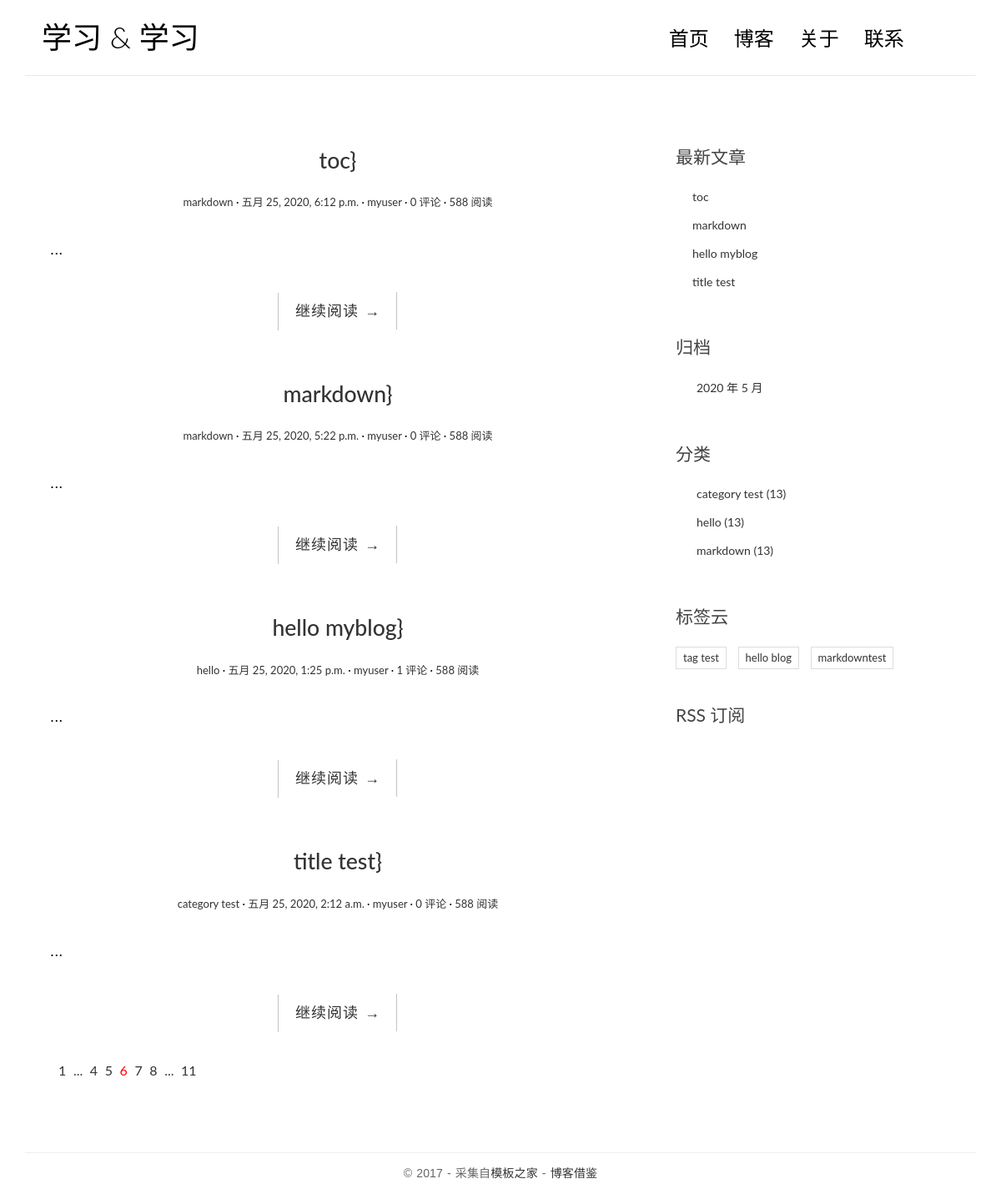
The page / on the database its author committed.
### blog/models.py (models this page shows, shortened)
class Post(models.Model):
    class Meta:
        verbose_name = "文章"
        verbose_name_plural = verbose_name
    def get_absolute_url(self):
        return reverse('blog:detail',kwargs={'pk':self.pk})
    title = models.CharField("标题",max_length=70)
    body = models.TextField('正文')
    created_time = models.DateTimeField('创建时间',default=timezone.now)
    modified_time = models.DateTimeField('修改时间',default=timezone.now)
    excerpt = models.CharField('摘要',max_length=200,blank=True)
    category = models.ForeignKey(Category,verbose_name="分类",on_delete=models.CASCADE)
    tags = models.ManyToManyField(Tag,verbose_name="标签",blank=True)
    author = models.ForeignKey(User,on_delete=models.CASCADE)

class Category(models.Model):
    class Meta:
        verbose_name = "分类"
        verbose_name_plural = verbose_name
    name = models.CharField(max_length=100)

class Tag(models.Model):
    name = models.CharField(max_length=100)
    class Meta:
        verbose_name = "标签"
        verbose_name_plural = verbose_name

### blog/views.py (the view)
# urls.py: path('',views.index,name="index"),
def index(request):
    post_list = Post.objects.all().order_by('-created_time')
    return render(request,'blog/index.html',
                  context={
                    'post_list':post_list
                  })

### blog/templatetags/blog_extras.py (called while the page is built)
@register.inclusion_tag('blog/inclusions/_recent_posts.html', takes_context=True)
def show_recent_posts(context,num=5):
    return {
        'recent_post_list':Post.objects.all().order_by('-created_time')[:num]
    }

@register.inclusion_tag('blog/inclusions/_archives.html', takes_context=True)
def show_archives(context):
    return {
        'date_list':Post.objects.dates('created_time','month',order='DESC'),
    }

@register.inclusion_tag('blog/inclusions/_categories.html', takes_context=True)
def show_categories(context):
    return {
        'category_list':Category.objects.all(),
    }

@register.inclusion_tag('blog/inclusions/_tags.html', takes_context=True)
def show_tags(context):
    return {
        'tag_list':Tag.objects.all(),
    }

### templates/blog/index.html
{% extends 'base.html' %}
{% block main %}
                {% for post in post_list %}
                <article class="post post-{{ post.pk }}">
                    <header class="entry-header">
                        <h1 class="entry-title">
                            <a href="{{ post.get_absolute_url}}">{{post.title}}}</a>
                        </h1>
                        <div class="entry-meta">
                            <span class="post-category"><a href="#">{{post.category.name}}</a></span>
                            <span class="post-date"><a href="#"><time class="entry-date"
                                                                      datetime="{{ post.created_time }}">{{ post.created_time }}</time></a></span>
                            <span class="post-author"><a href="#">{{ post.author }}</a></span>
                            <span class="comments-link"><a href="{{ post.get_absolute_url }}#comment-area">{{ post.comment_set.count }} 评论</a></span>
                            <span class="views-count"><a href="#">588 阅读</a></span>
                        </div>
                    </header>
                    <div class="entry-content clearfix">
                        <p>{{ post.excerpt }}...</p>
                        <div class="read-more cl-effect-14">
                            <a href="{{ post.get_absolute_url }}" class="more-link">继续阅读 <span class="meta-nav">→</span></a>
                        </div>
                    </div>
                </article>
                {% empty %}
                <div class="no-post">暂时还没有发布文章！</div>div>
                {% endfor %}
                <div class="pagination">
                    <ul>
                        <li><a href="">1</a></li>
                        <li><a href="">...</a></li>
                        <li><a href="">4</a></li>
                        <li><a href="">5</a></li>
                        <li class="current"><a href="">6</a></li>
                        <li><a href="">7</a></li>
                        <li><a href="">8</a></li>
                        <li><a href="">...</a></li>
                        <li><a href="">11</a></li>
                    </ul>
                </div>
{% endblock main %}

### templates/base.html (shortened to what this page needs)
{% load static %}
{% load blog_extras %}
<!DOCTYPE html>
<html>
<head>
    <link rel="stylesheet" href="{% static 'blog/css/bootstrap.min.css' %}">
    <link rel="stylesheet" href="http://code.ionicframework.com/ionicons/2.0.1/css/ionicons.min.css">
    <link rel="stylesheet" href="{% static 'blog/css/pace.css' %}">
    <link rel="stylesheet" href="{% static 'blog/css/custom.css' %}">
    <link href="https://cdn.bootcss.com/highlight.js/9.15.8/styles/github.min.css" rel="stylesheet">
</head>
<body>
<div class="container">
    <header id="site-header">
        <div class="row">
            <div class="col-md-4 col-sm-5 col-xs-8">
                <div class="logo">
                    <h1><a href="{% url 'blog:index' %}"><b>学习</b> &amp; 学习</a></h1>
                </div>
            </div>
            <div class="col-md-8 col-sm-7 col-xs-4">
                <nav class="main-nav" role="navigation">
                    <div class="collapse navbar-collapse" id="bs-example-navbar-collapse-1">
                        <ul class="nav navbar-nav navbar-right">
                            <li class="cl-effect-11"><a href="{% url 'blog:index' %}" data-hover="首页">首页</a></li>
                            <li class="cl-effect-11"><a href="full-width.html" data-hover="博客">博客</a></li>
                            <li class="cl-effect-11"><a href="about.html" data-hover="关于">关于</a></li>
                            <li class="cl-effect-11"><a href="contact.html" data-hover="联系">联系</a></li>
                        </ul>
                    </div>
                </nav>
            </div>
        </div>
    </header>
</div>
<div class="content-body">
    <div class="container">
        <div class="row">
            <main class="col-md-8">
                {% block main %}
                {% endblock main %}
            </main>
            <aside class="col-md-4">
                {% show_recent_posts %}
                {% show_archives %}
                {% show_categories %}
                {% show_tags %}
                <div class="rss">
                    <a href=""> RSS 订阅</a>
                </div>
            </aside>
        </div>
    </div>
</div>
<footer id="site-footer">
    <div class="container">
        <div class="row">
            <div class="col-md-12">
                <p class="copyright">&copy 2017 - 采集自<a href="http://www.cssmoban.com/"
                                                        target="_blank" title="模板之家">模板之家</a>
                    - <a href="http://zmrenwu.com/" title="网页模板" target="_blank">博客借鉴</a>
                </p>
            </div>
        </div>
    </div>
</footer>
</body>
</html>

### templates/blog/inclusions/_recent_posts.html (shortened to what this page needs)
<!DOCTYPE html>
<html lang="en">
<head>
</head>
<body>
        <div class="widget widget-recent-posts">
  <h3 class="widget-title">最新文章</h3>
  <ul>
    {% for post in recent_post_list %}
      <li>
        <a href="{{ post.get_absolute_url }}">{{ post.title }}</a>
      </li>
    {% empty %}
      暂无文章！
    {% endfor %}
  </ul>
</div>
</body>
</html>

### templates/blog/inclusions/_archives.html (shortened to what this page needs)
<!DOCTYPE html>
<html lang="en">
<head>
</head>
<body>
    <div class="widget widget-archives">
  <h3 class="widget-title">归档</h3>
  <ul>
    {% for date in date_list %}
      <li>
        <a href="{% url 'blog:archive' date.year date.month %}">{{ date.year }} 年 {{ date.month }} 月</a>
      </li>
    {% empty %}
      暂无归档！
    {% endfor %}
  </ul>
</div>
</body>
</html>

### templates/blog/inclusions/_categories.html (shortened to what this page needs)
<!DOCTYPE html>
<html lang="en">
<head>
</head>
<body>
<div class="widget widget-category">
  <h3 class="widget-title">分类</h3>
  <ul>
    {% for category in category_list %}
      <li>
        <a href="{% url 'blog:category' category.pk %}">{{ category.name }} <span class="post-count">(13)</span></a>
      </li>
    {% empty %}
      暂无分类！
    {% endfor %}
  </ul>
</div>
</body>
</html>

### templates/blog/inclusions/_tags.html (shortened to what this page needs)
<!DOCTYPE html>
<html lang="en">
<head>
</head>
<body>
<div class="widget widget-tag-cloud">
  <h3 class="widget-title">标签云</h3>
  <ul>
    {% for tag in tag_list %}
      <li>
        <a href="{% url 'blog:tag' tag.pk %}">{{ tag.name }}</a>
      </li>
    {% empty %}
      暂无标签！
    {% endfor %}
  </ul>
</div>
</body>
</html>

### blog/static/blog/css/custom.css (style rules this page uses)
* { outline: none; }
h1, h2, h3, h4, h5, h6 { margin-top: 0; }
b { font-weight: 400; }
a { color: #333; }
body { color: #444; font-family: 'Lato', sans-serif; }
p { font-family: 'Ubuntu', sans-serif; font-weight: 400; word-spacing: 1px; letter-spacing: 0.01em; }
#site-header { background-color: #FFF; padding: 25px 20px; margin-bottom: 40px; border-bottom: 1px solid #e7e7e7; }
.logo h1 a { color: #000; }
.logo h1 { margin: 0; font-family: 'Lato', sans-serif; font-weight: 300; }
.main-nav { margin-top: 11px; max-width: 95%; }
.main-nav a { color: #000000 !important; padding: 0 0 5px 0 !important; margin-right: 30px; font-family: 'Lato', sans-serif; font-weight: 300; font-size: 24px; }
.cl-effect-11 a { padding: 10px 0; color: #0972b4; text-shadow: none; }
.cl-effect-11 a::before { position: absolute; top: 0; left: 0; overflow: hidden; padding: 0 0 5px 0 !important; max-width: 0; border-bottom: 1px solid #000; color: #000; content: attr(data-hover); white-space: nowrap; -webkit-transition: max-width 0.5s; -moz-transition: max-width 0.5s; transition: max-width 0.5s; }
.content-body { padding-bottom: 4em; }
.post { background: #fff; padding: 30px 30px 0; }
.entry-title { text-align: center; font-size: 1.9em; margin-bottom: 20px; line-height: 1.6; padding: 10px 20px 0; }
.entry-meta { text-align: center; color: #DDDDDD; font-size: 13px; margin-bottom: 30px; }
.entry-content { font-size: 18px; line-height: 1.9; font-weight: 300; color: #000; }
.post-category::after, .post-date::after, .post-author::after, .comments-link::after { content: ' ·'; color: #000; }
.read-more { font-family: 'Ubuntu', sans-serif; font-weight: 400; word-spacing: 1px; letter-spacing: 0.01em; text-align: center; margin-top: 20px; }
.cl-effect-14 a { padding: 0 20px; height: 45px; line-height: 45px; position: relative; display: inline-block; margin: 15px 25px; letter-spacing: 1px; font-weight: 400; text-shadow: 0 0 1px rgba(255, 255, 255, 0.3); }
.cl-effect-14 a::before, .cl-effect-14 a::after { position: absolute; width: 45px; height: 1px; background: #C3C3C3; content: ''; -webkit-transition: all 0.3s; -moz-transition: all 0.3s; transition: all 0.3s; pointer-events: none; }
.cl-effect-14 a::before { top: 0; left: 0; -webkit-transform: rotate(90deg); -moz-transform: rotate(90deg); transform: rotate(90deg); -webkit-transform-origin: 0 0; -moz-transform-origin: 0 0; transform-origin: 0 0; }
.cl-effect-14 a::after { right: 0; bottom: 0; -webkit-transform: rotate(90deg); -moz-transform: rotate(90deg); transform: rotate(90deg); -webkit-transform-origin: 100% 0; -moz-transform-origin: 100% 0; transform-origin: 100% 0; }
.widget { background: #fff; padding: 30px 0 0; }
.widget-title { font-size: 1.5em; margin-bottom: 20px; line-height: 1.6; padding: 10px 0 0; font-weight: 400; }
.widget-recent-posts ul { padding: 0; margin: 0; padding-left: 20px; }
.widget-recent-posts ul li { list-style-type: none; position: relative; line-height: 170%; margin-bottom: 10px; }
.widget-recent-posts ul li::before { content: '\f3d3'; font-family: "Ionicons"; position: absolute; left: -17px; top: 3px; font-size: 16px; color: #000; }
.widget-archives ul { padding: 0; margin: 0; padding-left: 25px; }
.widget-archives ul li { list-style-type: none; position: relative; line-height: 170%; margin-bottom: 10px; }
.widget-archives ul li::before { content: '\f3f3'; font-family: "Ionicons"; position: absolute; left: -25px; top: 1px; font-size: 16px; color: #000; }
.widget-category ul { padding: 0; margin: 0; padding-left: 25px; }
.widget-category ul li { list-style-type: none; position: relative; line-height: 170%; margin-bottom: 10px; }
.widget-category ul li::before { content: '\f3fe'; font-family: "Ionicons"; position: absolute; left: -25px; top: 1px; font-size: 18px; color: #000; }
.widget-tag-cloud ul { padding: 0; margin: 0; margin-right: -10px; }
.widget-tag-cloud ul li { list-style-type: none; font-size: 13px; display: inline-block; margin-right: 10px; margin-bottom: 10px; padding: 3px 8px; border: 1px solid #ddd; }
.rss { font-size: 21px; margin-top: 30px; }
.rss a { color: #444; }
#site-footer { padding-top: 10px; padding: 0 0 1.5em 0; }
.copyright { text-align: center; padding-top: 1em; margin: 0; border-top: 1px solid #eee; color: #666; }
.pagination ul { list-style: none; }
.pagination ul li { display: inline-block; font-size: 16px; margin-right: 5px; }
.current a { color: red; }

### rows shown on the page
Post: title "toc", category.name "markdown", created_time "五月 25, 2020, 6:12 p.m.", author "myuser", comment_set.count "0"
Post: title "markdown", category.name "markdown", created_time "五月 25, 2020, 5:22 p.m.", author "myuser", comment_set.count "0"
Post: title "hello myblog", category.name "hello", created_time "五月 25, 2020, 1:25 p.m.", author "myuser", comment_set.count "1"
Post: title "title test", category.name "category test", created_time "五月 25, 2020, 2:12 a.m.", author "myuser", comment_set.count "0"
Category: name "category test"
Category: name "hello"
Category: name "markdown"
Tag: name "tag test"
Tag: name "hello blog"
Tag: name "markdowntest"

### other values the page prints
{{ date.year }} "2020"
{{ date.month }} "5"
